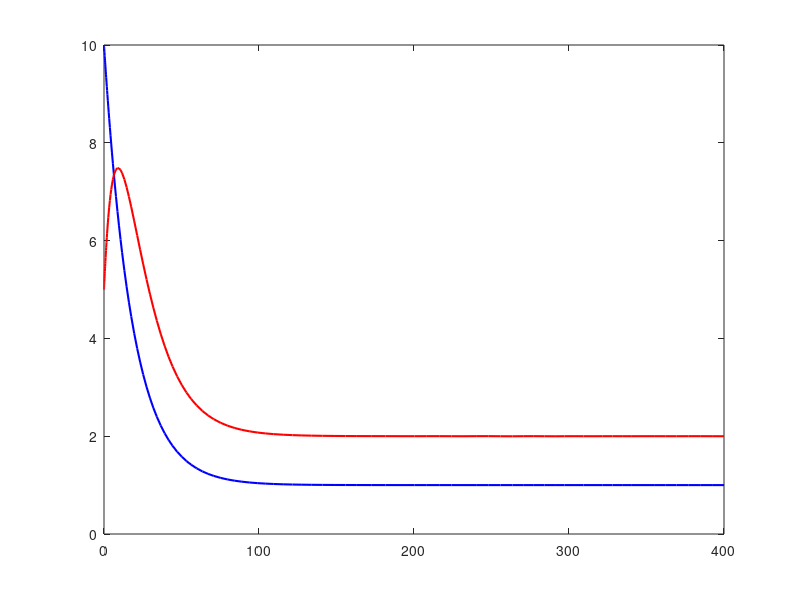

The MATLAB source for this figure: (Note: this script raises an error after producing the figure.)
%----------Problem 4-----------
clc; clear; close all;

%% Parameters and Coefficients
Q = 1e4;    % m^3/day
C0 = 1;     % g/m^3
C10 = 10;   % g/m^3
C20 = 5;    % g/m^3
W = 1e4;    % g/day
V1 = 183004.69;   % m^3
V2 = 85214.78;    % m^3

beta1 = Q / V1;
beta2 = Q / V2;
beta3 = W / V2;

%% Solve ODE
odefun = @(t, C) [beta1 * (C0 - C(1)); beta2 * (C(1) - C(2)) + beta3];

t_span = [0 400];
[t, C] = ode45(odefun, t_span, [C10; C20]);

% Find the Time Below 2 g/m^3
idx = find(C(:, 1) < 2 & C(:, 2) < 2, 1, 'first');
if ~isempty(idx)
    time_required = t(idx);
    fprintf('It takes %.2f days for C1 and C2 to both be below 2 g/m^3\n', time_required);
else
    fprintf('The requirement is not met within 400 days\n');
end

%% Plotting and Save
figure;
plot(t, C(:, 1), 'b-', 'LineWidth', 1.5);
hold on;
plot(t, C(:, 2), 'r-', 'LineWidth', 1.5);
yline(2, 'k--', 'Threshold', 'LineWidth', 1.5);
if ~isempty(idx)
    xline(time_required, 'g--', 'Required Time', 'LineWidth', 1.5);
end
xlabel('Time (days)');
ylabel('Concentration (g/m^3)');
title('Pollutant Concentration in Lakes L1 and L2 Over Time');
legend('C1(t) (Lake 1)', 'C2(t) (Lake 2)', 'Threshold (2 g/m^3)', 'Required Time');
grid on;

set(gca, 'FontSize', 18);
set(gcf, 'Position', [100, 100, 1600, 900]);
exportgraphics(gcf, 'Problem4.pdf', 'ContentType', 'vector');
